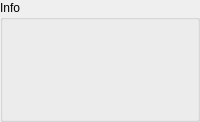
      <widget class="QGroupBox" name="groupBox">
       <property name="sizePolicy">
        <sizepolicy hsizetype="Preferred" vsizetype="Preferred">
         <horstretch>0</horstretch>
         <verstretch>0</verstretch>
        </sizepolicy>
       </property>
       <property name="minimumSize">
        <size>
         <width>200</width>
         <height>0</height>
        </size>
       </property>
       <property name="title">
        <string>Info</string>
       </property>
       <layout class="QVBoxLayout" name="verticalLayout_3">
        <property name="spacing">
         <number>0</number>
        </property>
        <property name="leftMargin">
         <number>0</number>
        </property>
        <property name="topMargin">
         <number>0</number>
        </property>
        <property name="rightMargin">
         <number>0</number>
        </property>
        <property name="bottomMargin">
         <number>0</number>
        </property>
        <item>
         <widget class="QLabel" name="dxccInfo">
          <property name="sizePolicy">
           <sizepolicy hsizetype="Preferred" vsizetype="Preferred">
            <horstretch>0</horstretch>
            <verstretch>0</verstretch>
           </sizepolicy>
          </property>
          <property name="minimumSize">
           <size>
            <width>0</width>
            <height>0</height>
           </size>
          </property>
          <property name="font">
           <font>
            <pointsize>13</pointsize>
            <bold>true</bold>
           </font>
          </property>
          <property name="text">
           <string notr="true"/>
          </property>
          <property name="alignment">
           <set>Qt::AlignCenter</set>
          </property>
          <property name="wordWrap">
           <bool>true</bool>
          </property>
          <property name="indent">
           <number>-1</number>
          </property>
         </widget>
        </item>
        <item>
         <layout class="QHBoxLayout" name="horizontalLayout_6">
          <item>
           <widget class="QLabel" name="flagView">
            <property name="sizePolicy">
             <sizepolicy hsizetype="Preferred" vsizetype="Preferred">
              <horstretch>0</horstretch>
              <verstretch>0</verstretch>
             </sizepolicy>
            </property>
            <property name="minimumSize">
             <size>
              <width>64</width>
              <height>64</height>
             </size>
            </property>
            <property name="maximumSize">
             <size>
              <width>100000</width>
              <height>64</height>
             </size>
            </property>
            <property name="text">
             <string/>
            </property>
            <property name="alignment">
             <set>Qt::AlignCenter</set>
            </property>
           </widget>
          </item>
          <item>
           <layout class="QVBoxLayout" name="verticalLayout_7">
            <property name="spacing">
             <number>0</number>
            </property>
            <item>
             <widget class="QLabel" name="distanceInfo">
              <property name="sizePolicy">
               <sizepolicy hsizetype="Preferred" vsizetype="Preferred">
                <horstretch>0</horstretch>
                <verstretch>0</verstretch>
               </sizepolicy>
              </property>
              <property name="minimumSize">
               <size>
                <width>50</width>
                <height>0</height>
               </size>
              </property>
              <property name="font">
               <font>
                <pointsize>9</pointsize>
                <bold>false</bold>
               </font>
              </property>
              <property name="text">
               <string notr="true"/>
              </property>
              <property name="alignment">
               <set>Qt::AlignCenter</set>
              </property>
             </widget>
            </item>
            <item>
             <widget class="QLabel" name="bearingInfo">
              <property name="sizePolicy">
               <sizepolicy hsizetype="Preferred" vsizetype="Preferred">
                <horstretch>0</horstretch>
                <verstretch>0</verstretch>
               </sizepolicy>
              </property>
              <property name="minimumSize">
               <size>
                <width>0</width>
                <height>0</height>
               </size>
              </property>
              <property name="font">
               <font>
                <pointsize>9</pointsize>
                <bold>false</bold>
               </font>
              </property>
              <property name="text">
               <string notr="true"/>
              </property>
              <property name="alignment">
               <set>Qt::AlignCenter</set>
              </property>
             </widget>
            </item>
            <item>
             <widget class="QLabel" name="AMLSInfo">
              <property name="font">
               <font>
                <pointsize>9</pointsize>
               </font>
              </property>
              <property name="text">
               <string/>
              </property>
              <property name="alignment">
               <set>Qt::AlignCenter</set>
              </property>
             </widget>
            </item>
            <item>
             <widget class="QLabel" name="partnerLocTimeInfo">
              <property name="font">
               <font>
                <pointsize>9</pointsize>
               </font>
              </property>
              <property name="text">
               <string/>
              </property>
              <property name="alignment">
               <set>Qt::AlignCenter</set>
              </property>
             </widget>
            </item>
           </layout>
          </item>
         </layout>
        </item>
        <item>
         <widget class="QLabel" name="dxccStatus">
          <property name="font">
           <font>
            <pointsize>10</pointsize>
           </font>
          </property>
          <property name="text">
           <string/>
          </property>
          <property name="alignment">
           <set>Qt::AlignCenter</set>
          </property>
          <property name="wordWrap">
           <bool>true</bool>
          </property>
         </widget>
        </item>
       </layout>
      </widget>
